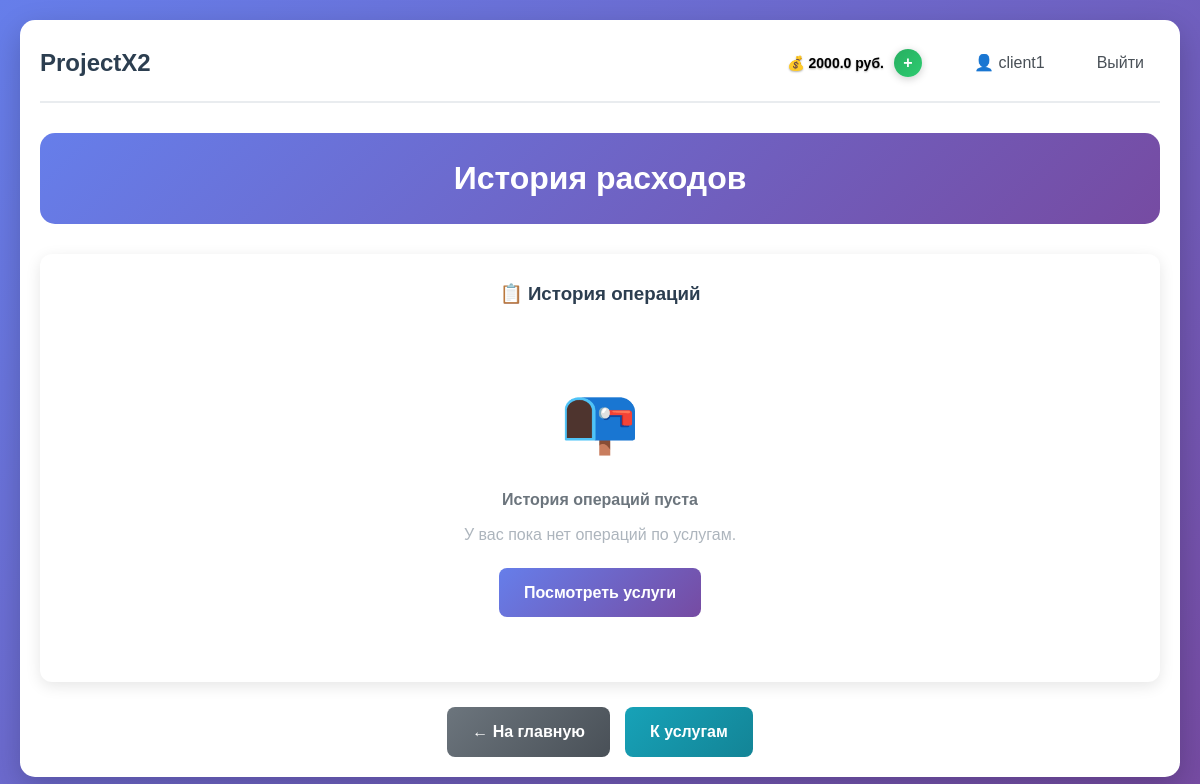
Before: /client/expense-history (signed in) with the older database file.
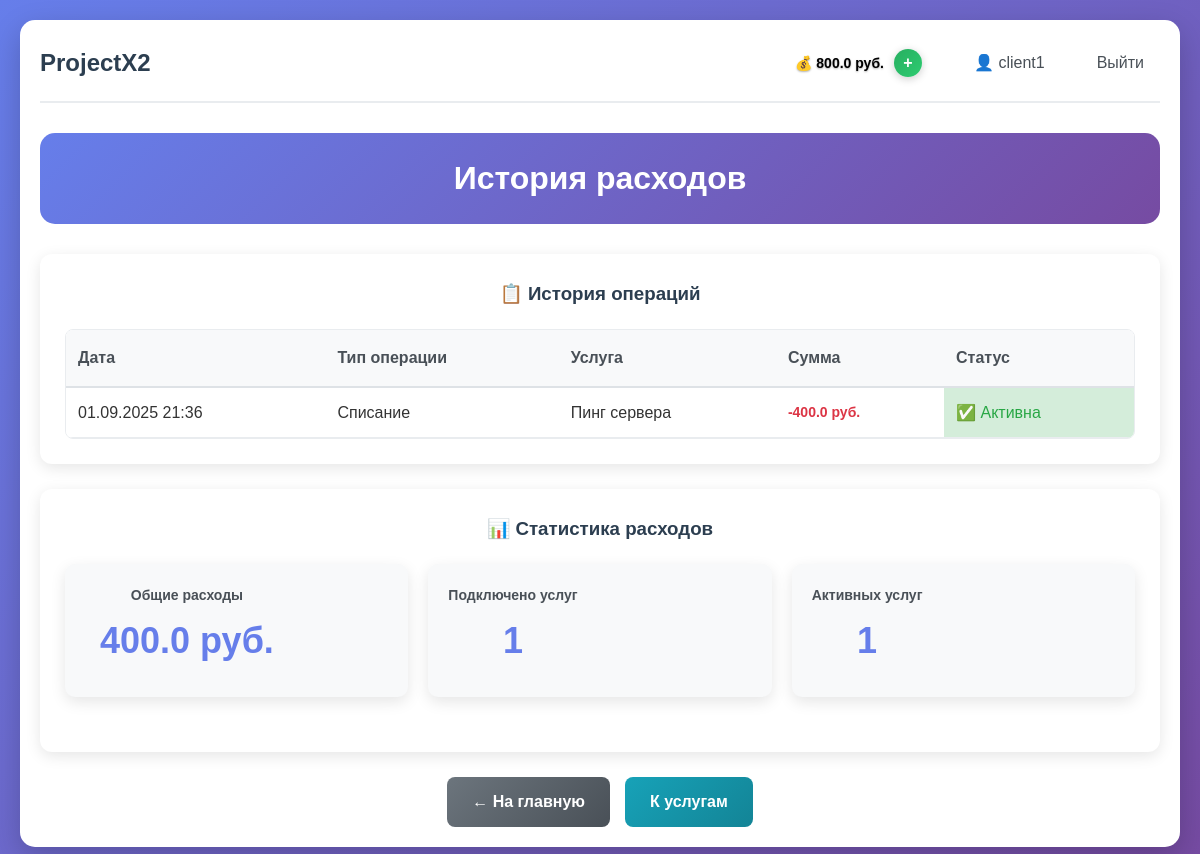
After: the same page with the newer database file.
### app.py (models this page shows, shortened)
class User(UserMixin, db.Model):
    __tablename__ = 'users'
    id = db.Column(db.Integer, primary_key=True)
    username = db.Column(db.String(64), unique=True, nullable=False)
    email = db.Column(db.String(120), unique=True, nullable=False)
    password_hash = db.Column(db.String(256), nullable=False)
    role = db.Column(db.String(20), nullable=False)
    created_at = db.Column(db.DateTime, default=datetime.utcnow)
    is_active = db.Column(db.Boolean, default=True)
    services = db.relationship('UserService', backref='user', lazy=True)
    balance = db.Column(db.Float, default=0.0)  # Баланс для клиентов

class UserService(db.Model):
    id = db.Column(db.Integer, primary_key=True)
    user_id = db.Column(db.Integer, db.ForeignKey('users.id'), nullable=False)
    service_id = db.Column(db.Integer, db.ForeignKey('service.id'), nullable=False)
    is_active = db.Column(db.Boolean, default=True)
    connected_at = db.Column(db.DateTime, default=datetime.utcnow)
    price_at_connection = db.Column(db.Float)
    __table_args__ = (
        db.UniqueConstraint('user_id', 'service_id', name='_user_service_uc'),
    )

class Service(db.Model):
    id = db.Column(db.Integer, primary_key=True)
    name = db.Column(db.String(100), nullable=False)
    description = db.Column(db.Text, nullable=False)
    price = db.Column(db.Float, default=0.0)
    is_active = db.Column(db.Boolean, default=True)
    created_at = db.Column(db.DateTime, default=datetime.utcnow)
    customer_id = db.Column(db.Integer, db.ForeignKey('users.id'), nullable=False)
    users = db.relationship('UserService', backref='service', lazy=True)

### app.py (the view)
@app.route('/client/expense-history')
@login_required
def expense_history():
    if current_user.role != 'client':
        flash('Эта страница доступна только клиентам', 'error')
        return redirect(url_for('index'))
    user_services = UserService.query.filter_by(user_id=current_user.id).all()
    return render_template('expense_history.html',
                         user_services=user_services,
                         user=current_user)

### app.py (called while the page is built)
@login_manager.user_loader
def load_user(user_id):
    return db.session.get(User, int(user_id))

@app.before_request
def check_user_active():
    if current_user.is_authenticated and not current_user.is_active:
        logout_user()
        flash('Ваш аккаунт заблокирован. Обратитесь к администратору.', 'error')
        return redirect(url_for('login'))

### templates/expense_history.html (shortened to what this page needs)
{% extends "base.html" %}
{% block content %}
<div class="admin-container">
    <div class="admin-header">
        <h2> История расходов</h2>
    </div>
    <div class="expense-history-section">
        <h3>📋 История операций</h3>
        {% if user_services %}
        <div class="expense-table-container">
            <table class="expense-table">
                <thead>
                    <tr>
                        <th>Дата</th>
                        <th>Тип операции</th>
                        <th>Услуга</th>
                        <th>Сумма</th>
                        <th>Статус</th>
                    </tr>
                </thead>
                <tbody>
                    {% for user_service in user_services %}
                    <tr class="expense-row">
                        <td>{{ user_service.connected_at.strftime('%d.%m.%Y %H:%M') }}</td>
                        <td> Списание</td>
                        <td>{{ user_service.service.name }}</td>
                        <td class="expense-amount negative">-{{ user_service.price_at_connection }} руб.</td>
                        <td class="status-active">✅ Активна</td>
                    </tr>
                    {% endfor %}
                </tbody>
            </table>
        </div>
        {% else %}
        <div class="empty-state">
            <div class="empty-icon">📭</div>
            <h4>История операций пуста</h4>
            <p>У вас пока нет операций по услугам.</p>
            <a href="{{ url_for('client_services') }}" class="btn btn-primary">Посмотреть услуги</a>
        </div>
        {% endif %}
    </div>
    {% if user_services %}
    <div class="expense-stats">
        <h3>📊 Статистика расходов</h3>
        <div class="stats-grid">
            <div class="stat-card">
                <div class="stat-content">
                    <h4>Общие расходы</h4>
                    <p class="stat-number">
                        {{ user_services|sum(attribute='price_at_connection') }} руб.
                    </p>
                </div>
            </div>
            <div class="stat-card">
                <div class="stat-content">
                    <h4>Подключено услуг</h4>
                    <p class="stat-number">{{ user_services|length }}</p>
                </div>
            </div>
            <div class="stat-card">
                <div class="stat-content">
                    <h4>Активных услуг</h4>
                    <p class="stat-number">
                        {{ user_services|selectattr('is_active')|list|length }}
                    </p>
                </div>
            </div>
        </div>
    </div>
    {% endif %}
    <div class="admin-actions">
        <a href="{{ url_for('index') }}" class="btn btn-secondary">← На главную</a>
        <a href="{{ url_for('client_services') }}" class="btn btn-info"> К услугам</a>
    </div>
</div>
{% endblock %}

### templates/base.html (shortened to what this page needs)
<!DOCTYPE html>
<html lang="ru">
<head>
    <link rel="stylesheet" href="{{ url_for('static', filename='css/style.css') }}">
</head>
<body>
    <div class="container">
        <nav class="navbar">
            <h1><a href="/" class="nav-logo">ProjectX2</a></h1>
            <div class="nav-links">
                {% if current_user.is_authenticated %}
                    {% if current_user.role == 'client' %}
                    <div class="balance-info">
                        <span class="balance-amount">💰 {{ current_user.balance }} руб.</span>
                        <a href="{{ url_for('add_balance_page') }}" class="balance-btn">+</a>
                    </div>
                    {% endif %}
                    <a href="/profile" class="nav-link">👤 {{ current_user.username }}</a>
                    <a href="/logout" class="nav-link">Выйти</a>
                {% else %}
                    <a href="/login" class="nav-link">Войти</a>
                    <a href="/register" class="nav-link">Регистрация</a>
                {% endif %}
            </div>
        </nav>
        <main>
            {% block content %}{% endblock %}
        </main>
    </div>
</body>
</html>

Changed rows visible on the page:
changed User "client1": balance "2000.0" → "800.0"
added UserService: connected_at "01.09.2025 21:36", service.name "Пинг сервера", price_at_connection "400.0"
Other visible differences:
{{ user_services|sum(attribute='price_at_connection') }}: (not shown) → "400.0"
{{ user_services|length }}: (not shown) → "1"
{{ user_services|selectattr('is_active')|list|length }}: (not shown) → "1"
text no longer shown: "📭 История операций пуста У вас пока нет операций по услугам. Посмотреть услуги"
text now shown: "Дата Тип операции Услуга Сумма Статус 📊 Статистика расходов Общие расходы руб. Подключено услуг Активных услуг"
